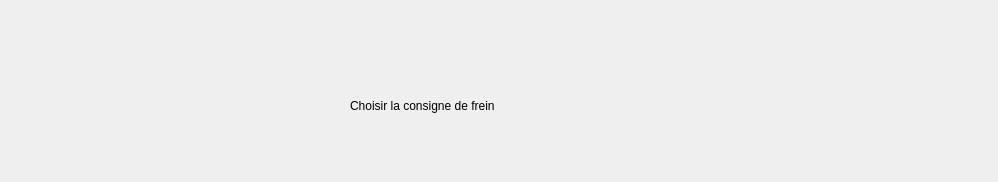
<?xml version="1.0" encoding="UTF-8"?>
<ui version="4.0">
 <class>Form</class>
 <widget class="QWidget" name="Form">
  <property name="geometry">
   <rect>
    <x>0</x>
    <y>0</y>
    <width>998</width>
    <height>182</height>
   </rect>
  </property>
  <property name="windowTitle">
   <string>Form</string>
  </property>
  <property name="styleSheet">
   <string notr="true">QPushButton {
    background-color: #dfe6e9;
    border: 1px solid #b2bec3;
    border-radius: 5px;
    color: #2d3436;
    padding: 6px 12px;
    font: 13px;
}

QPushButton:hover {
    background-color: #b2bec3;
}

QPushButton:pressed {
    background-color: #636e72;
    color: #ffffff;
}</string>
  </property>
  <widget class="QPushButton" name="pb_marche">
   <property name="geometry">
    <rect>
     <x>310</x>
     <y>340</y>
     <width>81</width>
     <height>31</height>
    </rect>
   </property>
   <property name="styleSheet">
    <string notr="true">QPushButton {
    background-color: #dfe6e9;
    border: 1px solid #b2bec3;
    border-radius: 5px;
    color: #2d3436;
    padding: 6px 12px;
    font: 13px;
}

QPushButton:hover {
    background-color: #b2bec3;
}

QPushButton:pressed {
    background-color: #636e72;
    color: #ffffff;
}</string>
   </property>
   <property name="text">
    <string>Marche </string>
   </property>
  </widget>
  <widget class="QPushButton" name="pb_arret">
   <property name="geometry">
    <rect>
     <x>470</x>
     <y>340</y>
     <width>81</width>
     <height>31</height>
    </rect>
   </property>
   <property name="styleSheet">
    <string notr="true">QPushButton {
    background-color: #dfe6e9;
    border: 1px solid #b2bec3;
    border-radius: 5px;
    color: #2d3436;
    padding: 6px 12px;
    font: 13px;
}

QPushButton:hover {
    background-color: #b2bec3;
}

QPushButton:pressed {
    background-color: #636e72;
    color: #ffffff;
}</string>
   </property>
   <property name="text">
    <string>Arrêt </string>
   </property>
  </widget>
  <widget class="QPushButton" name="pb_valider">
   <property name="geometry">
    <rect>
     <x>390</x>
     <y>280</y>
     <width>81</width>
     <height>31</height>
    </rect>
   </property>
   <property name="styleSheet">
    <string notr="true">QPushButton {
    background-color: #dfe6e9;
    border: 1px solid #b2bec3;
    border-radius: 5px;
    color: #2d3436;
    padding: 6px 12px;
    font: 13px;
}

QPushButton:hover {
    background-color: #b2bec3;
}

QPushButton:pressed {
    background-color: #636e72;
    color: #ffffff;
}</string>
   </property>
   <property name="text">
    <string>Valider</string>
   </property>
  </widget>
  <widget class="QSpinBox" name="sB_valeurFrein">
   <property name="geometry">
    <rect>
     <x>410</x>
     <y>210</y>
     <width>42</width>
     <height>22</height>
    </rect>
   </property>
   <property name="maximum">
    <number>100</number>
   </property>
  </widget>
  <widget class="QSlider" name="slider_valeurFrein">
   <property name="geometry">
    <rect>
     <x>340</x>
     <y>180</y>
     <width>160</width>
     <height>22</height>
    </rect>
   </property>
   <property name="styleSheet">
    <string notr="true">QSlider {
    background: transparent;
}

QSlider::groove:horizontal {
    height: 8px;
    background: #E0E0E0;
    border-radius: 4px;
}

QSlider::handle:horizontal {
    background: #4A90E2;
    border: 2px solid #357ABD;
    width: 16px;
    height: 16px;
    margin: -4px 0;
    border-radius: 8px;
}

QSlider::sub-page:horizontal {
    background: #4CAF50;
    border-radius: 4px;
}

QSlider::add-page:horizontal {
    background: #E0E0E0;
    border-radius: 4px;
}
</string>
   </property>
   <property name="maximum">
    <number>100</number>
   </property>
   <property name="orientation">
    <enum>Qt::Horizontal</enum>
   </property>
  </widget>
  <widget class="QLabel" name="label">
   <property name="geometry">
    <rect>
     <x>350</x>
     <y>80</y>
     <width>151</width>
     <height>51</height>
    </rect>
   </property>
   <property name="text">
    <string>Choisir la consigne de frein </string>
   </property>
  </widget>
  <widget class="QPushButton" name="pb_quitter">
   <property name="geometry">
    <rect>
     <x>390</x>
     <y>440</y>
     <width>81</width>
     <height>31</height>
    </rect>
   </property>
   <property name="text">
    <string>Quitter</string>
   </property>
  </widget>
 </widget>
 <resources/>
 <connections/>
</ui>
